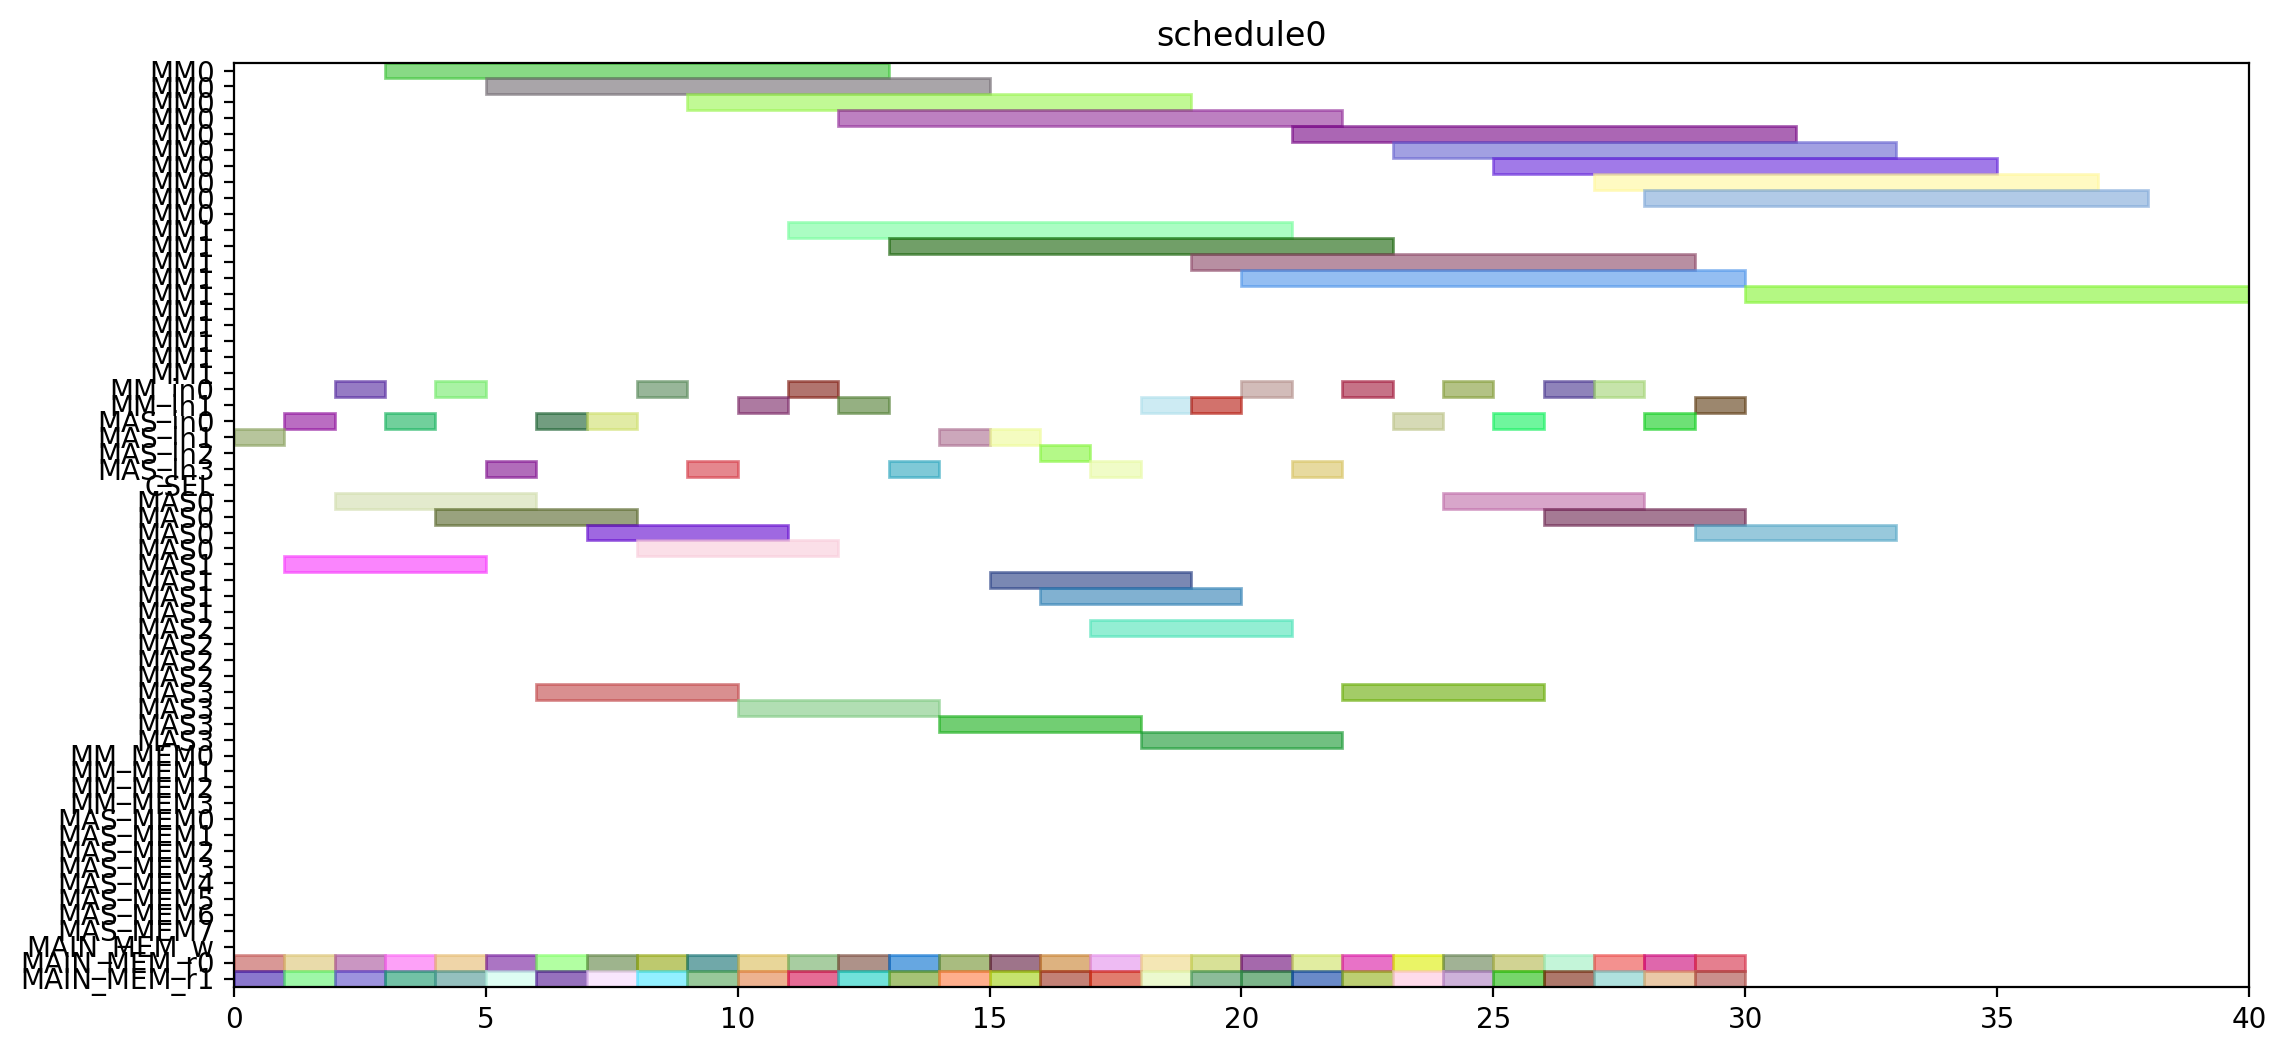

Here is the Python script that generated this plot:
from pyschedule import Scenario, solvers, plotters, alt


def solve():
	horizon = 120
	S = Scenario("schedule0", horizon=horizon)

	# resource
	MM = S.Resources('MM', num=2, size=10)
	MM_in = S.Resources('MM_in', num=2)
	MAS_in = S.Resources('MAS_in', num=4)
	CSEL = S.Resource('CSEL')
	MAS = S.Resources('MAS', num=4, size=4, periods=range(1, horizon))
	MM_MEM = S.Resources('MM_MEM', num=4)
	MAS_MEM = S.Resources('MAS_MEM', num=8)
	MAIN_MEM_w = S.Resource('MAIN_MEM_w', size=1)
	MAIN_MEM_r = S.Resources('MAIN_MEM_r', num=2)

	# result of previous scheduling

	# new tasks
	r1_t0 = S.Task('r1_t0', length=10, delay_cost=1)
	r1_t0 += alt(MM)
	r1_t0_in = S.Task('r1_t0_in', length=1, delay_cost=1)
	r1_t0_in += alt(MM_in)
	S += r1_t0_in*MM_in[0]<=r1_t0*MM[0]
	S += r1_t0_in*MM_in[1]<=r1_t0*MM[1]
	r1_t0_mem0 = S.Task('r1_t0_mem0', length=1, delay_cost=1)
	r1_t0_mem0 += MAIN_MEM_r[0]
	S += r1_t0_mem0 <= r1_t0

	r1_t0_mem1 = S.Task('r1_t0_mem1', length=1, delay_cost=1)
	r1_t0_mem1 += MAIN_MEM_r[1]
	S += r1_t0_mem1 <= r1_t0

	r1_t1 = S.Task('r1_t1', length=10, delay_cost=1)
	r1_t1 += alt(MM)
	r1_t1_in = S.Task('r1_t1_in', length=1, delay_cost=1)
	r1_t1_in += alt(MM_in)
	S += r1_t1_in*MM_in[0]<=r1_t1*MM[0]
	S += r1_t1_in*MM_in[1]<=r1_t1*MM[1]
	r1_t1_mem0 = S.Task('r1_t1_mem0', length=1, delay_cost=1)
	r1_t1_mem0 += MAIN_MEM_r[0]
	S += r1_t1_mem0 <= r1_t1

	r1_t1_mem1 = S.Task('r1_t1_mem1', length=1, delay_cost=1)
	r1_t1_mem1 += MAIN_MEM_r[1]
	S += r1_t1_mem1 <= r1_t1

	r1_t2 = S.Task('r1_t2', length=4, delay_cost=1)
	r1_t2 += alt(MAS)
	r1_t2_in = S.Task('r1_t2_in', length=1, delay_cost=1)
	r1_t2_in += alt(MAS_in)
	S += r1_t2_in*MAS_in[0]<=r1_t2*MAS[0]

	S += r1_t2_in*MAS_in[1]<=r1_t2*MAS[1]

	S += r1_t2_in*MAS_in[2]<=r1_t2*MAS[2]

	S += r1_t2_in*MAS_in[3]<=r1_t2*MAS[3]

	r1_t2_mem0 = S.Task('r1_t2_mem0', length=1, delay_cost=1)
	r1_t2_mem0 += MAIN_MEM_r[0]
	S += r1_t2_mem0 <= r1_t2

	r1_t2_mem1 = S.Task('r1_t2_mem1', length=1, delay_cost=1)
	r1_t2_mem1 += MAIN_MEM_r[1]
	S += r1_t2_mem1 <= r1_t2

	r1_t3 = S.Task('r1_t3', length=4, delay_cost=1)
	r1_t3 += alt(MAS)
	r1_t3_in = S.Task('r1_t3_in', length=1, delay_cost=1)
	r1_t3_in += alt(MAS_in)
	S += r1_t3_in*MAS_in[0]<=r1_t3*MAS[0]

	S += r1_t3_in*MAS_in[1]<=r1_t3*MAS[1]

	S += r1_t3_in*MAS_in[2]<=r1_t3*MAS[2]

	S += r1_t3_in*MAS_in[3]<=r1_t3*MAS[3]

	r1_t3_mem0 = S.Task('r1_t3_mem0', length=1, delay_cost=1)
	r1_t3_mem0 += MAIN_MEM_r[0]
	S += r1_t3_mem0 <= r1_t3

	r1_t3_mem1 = S.Task('r1_t3_mem1', length=1, delay_cost=1)
	r1_t3_mem1 += MAIN_MEM_r[1]
	S += r1_t3_mem1 <= r1_t3

	r3_t0 = S.Task('r3_t0', length=10, delay_cost=1)
	r3_t0 += alt(MM)
	r3_t0_in = S.Task('r3_t0_in', length=1, delay_cost=1)
	r3_t0_in += alt(MM_in)
	S += r3_t0_in*MM_in[0]<=r3_t0*MM[0]
	S += r3_t0_in*MM_in[1]<=r3_t0*MM[1]
	r3_t0_mem0 = S.Task('r3_t0_mem0', length=1, delay_cost=1)
	r3_t0_mem0 += MAIN_MEM_r[0]
	S += r3_t0_mem0 <= r3_t0

	r3_t0_mem1 = S.Task('r3_t0_mem1', length=1, delay_cost=1)
	r3_t0_mem1 += MAIN_MEM_r[1]
	S += r3_t0_mem1 <= r3_t0

	r3_t1 = S.Task('r3_t1', length=10, delay_cost=1)
	r3_t1 += alt(MM)
	r3_t1_in = S.Task('r3_t1_in', length=1, delay_cost=1)
	r3_t1_in += alt(MM_in)
	S += r3_t1_in*MM_in[0]<=r3_t1*MM[0]
	S += r3_t1_in*MM_in[1]<=r3_t1*MM[1]
	r3_t1_mem0 = S.Task('r3_t1_mem0', length=1, delay_cost=1)
	r3_t1_mem0 += MAIN_MEM_r[0]
	S += r3_t1_mem0 <= r3_t1

	r3_t1_mem1 = S.Task('r3_t1_mem1', length=1, delay_cost=1)
	r3_t1_mem1 += MAIN_MEM_r[1]
	S += r3_t1_mem1 <= r3_t1

	r3_t2 = S.Task('r3_t2', length=4, delay_cost=1)
	r3_t2 += alt(MAS)
	r3_t2_in = S.Task('r3_t2_in', length=1, delay_cost=1)
	r3_t2_in += alt(MAS_in)
	S += r3_t2_in*MAS_in[0]<=r3_t2*MAS[0]

	S += r3_t2_in*MAS_in[1]<=r3_t2*MAS[1]

	S += r3_t2_in*MAS_in[2]<=r3_t2*MAS[2]

	S += r3_t2_in*MAS_in[3]<=r3_t2*MAS[3]

	r3_t2_mem0 = S.Task('r3_t2_mem0', length=1, delay_cost=1)
	r3_t2_mem0 += MAIN_MEM_r[0]
	S += r3_t2_mem0 <= r3_t2

	r3_t2_mem1 = S.Task('r3_t2_mem1', length=1, delay_cost=1)
	r3_t2_mem1 += MAIN_MEM_r[1]
	S += r3_t2_mem1 <= r3_t2

	r3_t3 = S.Task('r3_t3', length=4, delay_cost=1)
	r3_t3 += alt(MAS)
	r3_t3_in = S.Task('r3_t3_in', length=1, delay_cost=1)
	r3_t3_in += alt(MAS_in)
	S += r3_t3_in*MAS_in[0]<=r3_t3*MAS[0]

	S += r3_t3_in*MAS_in[1]<=r3_t3*MAS[1]

	S += r3_t3_in*MAS_in[2]<=r3_t3*MAS[2]

	S += r3_t3_in*MAS_in[3]<=r3_t3*MAS[3]

	r3_t3_mem0 = S.Task('r3_t3_mem0', length=1, delay_cost=1)
	r3_t3_mem0 += MAIN_MEM_r[0]
	S += r3_t3_mem0 <= r3_t3

	r3_t3_mem1 = S.Task('r3_t3_mem1', length=1, delay_cost=1)
	r3_t3_mem1 += MAIN_MEM_r[1]
	S += r3_t3_mem1 <= r3_t3

	r4_t0 = S.Task('r4_t0', length=10, delay_cost=1)
	r4_t0 += alt(MM)
	r4_t0_in = S.Task('r4_t0_in', length=1, delay_cost=1)
	r4_t0_in += alt(MM_in)
	S += r4_t0_in*MM_in[0]<=r4_t0*MM[0]
	S += r4_t0_in*MM_in[1]<=r4_t0*MM[1]
	r4_t0_mem0 = S.Task('r4_t0_mem0', length=1, delay_cost=1)
	r4_t0_mem0 += MAIN_MEM_r[0]
	S += r4_t0_mem0 <= r4_t0

	r4_t0_mem1 = S.Task('r4_t0_mem1', length=1, delay_cost=1)
	r4_t0_mem1 += MAIN_MEM_r[1]
	S += r4_t0_mem1 <= r4_t0

	r4_t1 = S.Task('r4_t1', length=10, delay_cost=1)
	r4_t1 += alt(MM)
	r4_t1_in = S.Task('r4_t1_in', length=1, delay_cost=1)
	r4_t1_in += alt(MM_in)
	S += r4_t1_in*MM_in[0]<=r4_t1*MM[0]
	S += r4_t1_in*MM_in[1]<=r4_t1*MM[1]
	r4_t1_mem0 = S.Task('r4_t1_mem0', length=1, delay_cost=1)
	r4_t1_mem0 += MAIN_MEM_r[0]
	S += r4_t1_mem0 <= r4_t1

	r4_t1_mem1 = S.Task('r4_t1_mem1', length=1, delay_cost=1)
	r4_t1_mem1 += MAIN_MEM_r[1]
	S += r4_t1_mem1 <= r4_t1

	r4_t2 = S.Task('r4_t2', length=4, delay_cost=1)
	r4_t2 += alt(MAS)
	r4_t2_in = S.Task('r4_t2_in', length=1, delay_cost=1)
	r4_t2_in += alt(MAS_in)
	S += r4_t2_in*MAS_in[0]<=r4_t2*MAS[0]

	S += r4_t2_in*MAS_in[1]<=r4_t2*MAS[1]

	S += r4_t2_in*MAS_in[2]<=r4_t2*MAS[2]

	S += r4_t2_in*MAS_in[3]<=r4_t2*MAS[3]

	r4_t2_mem0 = S.Task('r4_t2_mem0', length=1, delay_cost=1)
	r4_t2_mem0 += MAIN_MEM_r[0]
	S += r4_t2_mem0 <= r4_t2

	r4_t2_mem1 = S.Task('r4_t2_mem1', length=1, delay_cost=1)
	r4_t2_mem1 += MAIN_MEM_r[1]
	S += r4_t2_mem1 <= r4_t2

	r4_t3 = S.Task('r4_t3', length=4, delay_cost=1)
	r4_t3 += alt(MAS)
	r4_t3_in = S.Task('r4_t3_in', length=1, delay_cost=1)
	r4_t3_in += alt(MAS_in)
	S += r4_t3_in*MAS_in[0]<=r4_t3*MAS[0]

	S += r4_t3_in*MAS_in[1]<=r4_t3*MAS[1]

	S += r4_t3_in*MAS_in[2]<=r4_t3*MAS[2]

	S += r4_t3_in*MAS_in[3]<=r4_t3*MAS[3]

	r4_t3_mem0 = S.Task('r4_t3_mem0', length=1, delay_cost=1)
	r4_t3_mem0 += MAIN_MEM_r[0]
	S += r4_t3_mem0 <= r4_t3

	r4_t3_mem1 = S.Task('r4_t3_mem1', length=1, delay_cost=1)
	r4_t3_mem1 += MAIN_MEM_r[1]
	S += r4_t3_mem1 <= r4_t3

	r5_t0 = S.Task('r5_t0', length=10, delay_cost=1)
	r5_t0 += alt(MM)
	r5_t0_in = S.Task('r5_t0_in', length=1, delay_cost=1)
	r5_t0_in += alt(MM_in)
	S += r5_t0_in*MM_in[0]<=r5_t0*MM[0]
	S += r5_t0_in*MM_in[1]<=r5_t0*MM[1]
	r5_t0_mem0 = S.Task('r5_t0_mem0', length=1, delay_cost=1)
	r5_t0_mem0 += MAIN_MEM_r[0]
	S += r5_t0_mem0 <= r5_t0

	r5_t0_mem1 = S.Task('r5_t0_mem1', length=1, delay_cost=1)
	r5_t0_mem1 += MAIN_MEM_r[1]
	S += r5_t0_mem1 <= r5_t0

	r5_t1 = S.Task('r5_t1', length=10, delay_cost=1)
	r5_t1 += alt(MM)
	r5_t1_in = S.Task('r5_t1_in', length=1, delay_cost=1)
	r5_t1_in += alt(MM_in)
	S += r5_t1_in*MM_in[0]<=r5_t1*MM[0]
	S += r5_t1_in*MM_in[1]<=r5_t1*MM[1]
	r5_t1_mem0 = S.Task('r5_t1_mem0', length=1, delay_cost=1)
	r5_t1_mem0 += MAIN_MEM_r[0]
	S += r5_t1_mem0 <= r5_t1

	r5_t1_mem1 = S.Task('r5_t1_mem1', length=1, delay_cost=1)
	r5_t1_mem1 += MAIN_MEM_r[1]
	S += r5_t1_mem1 <= r5_t1

	r5_t2 = S.Task('r5_t2', length=4, delay_cost=1)
	r5_t2 += alt(MAS)
	r5_t2_in = S.Task('r5_t2_in', length=1, delay_cost=1)
	r5_t2_in += alt(MAS_in)
	S += r5_t2_in*MAS_in[0]<=r5_t2*MAS[0]

	S += r5_t2_in*MAS_in[1]<=r5_t2*MAS[1]

	S += r5_t2_in*MAS_in[2]<=r5_t2*MAS[2]

	S += r5_t2_in*MAS_in[3]<=r5_t2*MAS[3]

	r5_t2_mem0 = S.Task('r5_t2_mem0', length=1, delay_cost=1)
	r5_t2_mem0 += MAIN_MEM_r[0]
	S += r5_t2_mem0 <= r5_t2

	r5_t2_mem1 = S.Task('r5_t2_mem1', length=1, delay_cost=1)
	r5_t2_mem1 += MAIN_MEM_r[1]
	S += r5_t2_mem1 <= r5_t2

	r5_t3 = S.Task('r5_t3', length=4, delay_cost=1)
	r5_t3 += alt(MAS)
	r5_t3_in = S.Task('r5_t3_in', length=1, delay_cost=1)
	r5_t3_in += alt(MAS_in)
	S += r5_t3_in*MAS_in[0]<=r5_t3*MAS[0]

	S += r5_t3_in*MAS_in[1]<=r5_t3*MAS[1]

	S += r5_t3_in*MAS_in[2]<=r5_t3*MAS[2]

	S += r5_t3_in*MAS_in[3]<=r5_t3*MAS[3]

	r5_t3_mem0 = S.Task('r5_t3_mem0', length=1, delay_cost=1)
	r5_t3_mem0 += MAIN_MEM_r[0]
	S += r5_t3_mem0 <= r5_t3

	r5_t3_mem1 = S.Task('r5_t3_mem1', length=1, delay_cost=1)
	r5_t3_mem1 += MAIN_MEM_r[1]
	S += r5_t3_mem1 <= r5_t3

	r6_t0 = S.Task('r6_t0', length=10, delay_cost=1)
	r6_t0 += alt(MM)
	r6_t0_in = S.Task('r6_t0_in', length=1, delay_cost=1)
	r6_t0_in += alt(MM_in)
	S += r6_t0_in*MM_in[0]<=r6_t0*MM[0]
	S += r6_t0_in*MM_in[1]<=r6_t0*MM[1]
	r6_t0_mem0 = S.Task('r6_t0_mem0', length=1, delay_cost=1)
	r6_t0_mem0 += MAIN_MEM_r[0]
	S += r6_t0_mem0 <= r6_t0

	r6_t0_mem1 = S.Task('r6_t0_mem1', length=1, delay_cost=1)
	r6_t0_mem1 += MAIN_MEM_r[1]
	S += r6_t0_mem1 <= r6_t0

	r6_t1 = S.Task('r6_t1', length=10, delay_cost=1)
	r6_t1 += alt(MM)
	r6_t1_in = S.Task('r6_t1_in', length=1, delay_cost=1)
	r6_t1_in += alt(MM_in)
	S += r6_t1_in*MM_in[0]<=r6_t1*MM[0]
	S += r6_t1_in*MM_in[1]<=r6_t1*MM[1]
	r6_t1_mem0 = S.Task('r6_t1_mem0', length=1, delay_cost=1)
	r6_t1_mem0 += MAIN_MEM_r[0]
	S += r6_t1_mem0 <= r6_t1

	r6_t1_mem1 = S.Task('r6_t1_mem1', length=1, delay_cost=1)
	r6_t1_mem1 += MAIN_MEM_r[1]
	S += r6_t1_mem1 <= r6_t1

	r6_t2 = S.Task('r6_t2', length=4, delay_cost=1)
	r6_t2 += alt(MAS)
	r6_t2_in = S.Task('r6_t2_in', length=1, delay_cost=1)
	r6_t2_in += alt(MAS_in)
	S += r6_t2_in*MAS_in[0]<=r6_t2*MAS[0]

	S += r6_t2_in*MAS_in[1]<=r6_t2*MAS[1]

	S += r6_t2_in*MAS_in[2]<=r6_t2*MAS[2]

	S += r6_t2_in*MAS_in[3]<=r6_t2*MAS[3]

	r6_t2_mem0 = S.Task('r6_t2_mem0', length=1, delay_cost=1)
	r6_t2_mem0 += MAIN_MEM_r[0]
	S += r6_t2_mem0 <= r6_t2

	r6_t2_mem1 = S.Task('r6_t2_mem1', length=1, delay_cost=1)
	r6_t2_mem1 += MAIN_MEM_r[1]
	S += r6_t2_mem1 <= r6_t2

	r6_t3 = S.Task('r6_t3', length=4, delay_cost=1)
	r6_t3 += alt(MAS)
	r6_t3_in = S.Task('r6_t3_in', length=1, delay_cost=1)
	r6_t3_in += alt(MAS_in)
	S += r6_t3_in*MAS_in[0]<=r6_t3*MAS[0]

	S += r6_t3_in*MAS_in[1]<=r6_t3*MAS[1]

	S += r6_t3_in*MAS_in[2]<=r6_t3*MAS[2]

	S += r6_t3_in*MAS_in[3]<=r6_t3*MAS[3]

	r6_t3_mem0 = S.Task('r6_t3_mem0', length=1, delay_cost=1)
	r6_t3_mem0 += MAIN_MEM_r[0]
	S += r6_t3_mem0 <= r6_t3

	r6_t3_mem1 = S.Task('r6_t3_mem1', length=1, delay_cost=1)
	r6_t3_mem1 += MAIN_MEM_r[1]
	S += r6_t3_mem1 <= r6_t3

	r9_t2 = S.Task('r9_t2', length=4, delay_cost=1)
	r9_t2 += alt(MAS)
	r9_t2_in = S.Task('r9_t2_in', length=1, delay_cost=1)
	r9_t2_in += alt(MAS_in)
	S += r9_t2_in*MAS_in[0]<=r9_t2*MAS[0]

	S += r9_t2_in*MAS_in[1]<=r9_t2*MAS[1]

	S += r9_t2_in*MAS_in[2]<=r9_t2*MAS[2]

	S += r9_t2_in*MAS_in[3]<=r9_t2*MAS[3]

	r9_t2_mem0 = S.Task('r9_t2_mem0', length=1, delay_cost=1)
	r9_t2_mem0 += MAIN_MEM_r[0]
	S += r9_t2_mem0 <= r9_t2

	r9_t2_mem1 = S.Task('r9_t2_mem1', length=1, delay_cost=1)
	r9_t2_mem1 += MAIN_MEM_r[1]
	S += r9_t2_mem1 <= r9_t2

	r12_t0 = S.Task('r12_t0', length=10, delay_cost=1)
	r12_t0 += alt(MM)
	r12_t0_in = S.Task('r12_t0_in', length=1, delay_cost=1)
	r12_t0_in += alt(MM_in)
	S += r12_t0_in*MM_in[0]<=r12_t0*MM[0]
	S += r12_t0_in*MM_in[1]<=r12_t0*MM[1]
	r12_t0_mem0 = S.Task('r12_t0_mem0', length=1, delay_cost=1)
	r12_t0_mem0 += MAIN_MEM_r[0]
	S += r12_t0_mem0 <= r12_t0

	r12_t0_mem1 = S.Task('r12_t0_mem1', length=1, delay_cost=1)
	r12_t0_mem1 += MAIN_MEM_r[1]
	S += r12_t0_mem1 <= r12_t0

	r12_t1 = S.Task('r12_t1', length=10, delay_cost=1)
	r12_t1 += alt(MM)
	r12_t1_in = S.Task('r12_t1_in', length=1, delay_cost=1)
	r12_t1_in += alt(MM_in)
	S += r12_t1_in*MM_in[0]<=r12_t1*MM[0]
	S += r12_t1_in*MM_in[1]<=r12_t1*MM[1]
	r12_t1_mem0 = S.Task('r12_t1_mem0', length=1, delay_cost=1)
	r12_t1_mem0 += MAIN_MEM_r[0]
	S += r12_t1_mem0 <= r12_t1

	r12_t1_mem1 = S.Task('r12_t1_mem1', length=1, delay_cost=1)
	r12_t1_mem1 += MAIN_MEM_r[1]
	S += r12_t1_mem1 <= r12_t1

	r12_t2 = S.Task('r12_t2', length=4, delay_cost=1)
	r12_t2 += alt(MAS)
	r12_t2_in = S.Task('r12_t2_in', length=1, delay_cost=1)
	r12_t2_in += alt(MAS_in)
	S += r12_t2_in*MAS_in[0]<=r12_t2*MAS[0]

	S += r12_t2_in*MAS_in[1]<=r12_t2*MAS[1]

	S += r12_t2_in*MAS_in[2]<=r12_t2*MAS[2]

	S += r12_t2_in*MAS_in[3]<=r12_t2*MAS[3]

	r12_t2_mem0 = S.Task('r12_t2_mem0', length=1, delay_cost=1)
	r12_t2_mem0 += MAIN_MEM_r[0]
	S += r12_t2_mem0 <= r12_t2

	r12_t2_mem1 = S.Task('r12_t2_mem1', length=1, delay_cost=1)
	r12_t2_mem1 += MAIN_MEM_r[1]
	S += r12_t2_mem1 <= r12_t2

	r12_t3 = S.Task('r12_t3', length=4, delay_cost=1)
	r12_t3 += alt(MAS)
	r12_t3_in = S.Task('r12_t3_in', length=1, delay_cost=1)
	r12_t3_in += alt(MAS_in)
	S += r12_t3_in*MAS_in[0]<=r12_t3*MAS[0]

	S += r12_t3_in*MAS_in[1]<=r12_t3*MAS[1]

	S += r12_t3_in*MAS_in[2]<=r12_t3*MAS[2]

	S += r12_t3_in*MAS_in[3]<=r12_t3*MAS[3]

	r12_t3_mem0 = S.Task('r12_t3_mem0', length=1, delay_cost=1)
	r12_t3_mem0 += MAIN_MEM_r[0]
	S += r12_t3_mem0 <= r12_t3

	r12_t3_mem1 = S.Task('r12_t3_mem1', length=1, delay_cost=1)
	r12_t3_mem1 += MAIN_MEM_r[1]
	S += r12_t3_mem1 <= r12_t3

	r13_t0 = S.Task('r13_t0', length=10, delay_cost=1)
	r13_t0 += alt(MM)
	r13_t0_in = S.Task('r13_t0_in', length=1, delay_cost=1)
	r13_t0_in += alt(MM_in)
	S += r13_t0_in*MM_in[0]<=r13_t0*MM[0]
	S += r13_t0_in*MM_in[1]<=r13_t0*MM[1]
	r13_t0_mem0 = S.Task('r13_t0_mem0', length=1, delay_cost=1)
	r13_t0_mem0 += MAIN_MEM_r[0]
	S += r13_t0_mem0 <= r13_t0

	r13_t0_mem1 = S.Task('r13_t0_mem1', length=1, delay_cost=1)
	r13_t0_mem1 += MAIN_MEM_r[1]
	S += r13_t0_mem1 <= r13_t0

	r13_t1 = S.Task('r13_t1', length=10, delay_cost=1)
	r13_t1 += alt(MM)
	r13_t1_in = S.Task('r13_t1_in', length=1, delay_cost=1)
	r13_t1_in += alt(MM_in)
	S += r13_t1_in*MM_in[0]<=r13_t1*MM[0]
	S += r13_t1_in*MM_in[1]<=r13_t1*MM[1]
	r13_t1_mem0 = S.Task('r13_t1_mem0', length=1, delay_cost=1)
	r13_t1_mem0 += MAIN_MEM_r[0]
	S += r13_t1_mem0 <= r13_t1

	r13_t1_mem1 = S.Task('r13_t1_mem1', length=1, delay_cost=1)
	r13_t1_mem1 += MAIN_MEM_r[1]
	S += r13_t1_mem1 <= r13_t1

	r13_t2 = S.Task('r13_t2', length=4, delay_cost=1)
	r13_t2 += alt(MAS)
	r13_t2_in = S.Task('r13_t2_in', length=1, delay_cost=1)
	r13_t2_in += alt(MAS_in)
	S += r13_t2_in*MAS_in[0]<=r13_t2*MAS[0]

	S += r13_t2_in*MAS_in[1]<=r13_t2*MAS[1]

	S += r13_t2_in*MAS_in[2]<=r13_t2*MAS[2]

	S += r13_t2_in*MAS_in[3]<=r13_t2*MAS[3]

	r13_t2_mem0 = S.Task('r13_t2_mem0', length=1, delay_cost=1)
	r13_t2_mem0 += MAIN_MEM_r[0]
	S += r13_t2_mem0 <= r13_t2

	r13_t2_mem1 = S.Task('r13_t2_mem1', length=1, delay_cost=1)
	r13_t2_mem1 += MAIN_MEM_r[1]
	S += r13_t2_mem1 <= r13_t2

	r13_t3 = S.Task('r13_t3', length=4, delay_cost=1)
	r13_t3 += alt(MAS)
	r13_t3_in = S.Task('r13_t3_in', length=1, delay_cost=1)
	r13_t3_in += alt(MAS_in)
	S += r13_t3_in*MAS_in[0]<=r13_t3*MAS[0]

	S += r13_t3_in*MAS_in[1]<=r13_t3*MAS[1]

	S += r13_t3_in*MAS_in[2]<=r13_t3*MAS[2]

	S += r13_t3_in*MAS_in[3]<=r13_t3*MAS[3]

	r13_t3_mem0 = S.Task('r13_t3_mem0', length=1, delay_cost=1)
	r13_t3_mem0 += MAIN_MEM_r[0]
	S += r13_t3_mem0 <= r13_t3

	r13_t3_mem1 = S.Task('r13_t3_mem1', length=1, delay_cost=1)
	r13_t3_mem1 += MAIN_MEM_r[1]
	S += r13_t3_mem1 <= r13_t3

	r16_t3 = S.Task('r16_t3', length=4, delay_cost=1)
	r16_t3 += alt(MAS)
	r16_t3_in = S.Task('r16_t3_in', length=1, delay_cost=1)
	r16_t3_in += alt(MAS_in)
	S += r16_t3_in*MAS_in[0]<=r16_t3*MAS[0]

	S += r16_t3_in*MAS_in[1]<=r16_t3*MAS[1]

	S += r16_t3_in*MAS_in[2]<=r16_t3*MAS[2]

	S += r16_t3_in*MAS_in[3]<=r16_t3*MAS[3]

	r16_t3_mem0 = S.Task('r16_t3_mem0', length=1, delay_cost=1)
	r16_t3_mem0 += MAIN_MEM_r[0]
	S += r16_t3_mem0 <= r16_t3

	r16_t3_mem1 = S.Task('r16_t3_mem1', length=1, delay_cost=1)
	r16_t3_mem1 += MAIN_MEM_r[1]
	S += r16_t3_mem1 <= r16_t3

	solvers.mip.solve(S,msg=1,kind='CPLEX',ratio_gap=1.01)

	solution = [['hoge']*len(S.solution()[1]) for i in range(len(S.solution()))]
	for i in range(len(S.solution())):
		for j in range(len(S.solution()[i])):
			solution[i][j]=str(S.solution()[i][j])
	print(solution)

	cycles = int(solution[-1][3])

	pic_file_name = "/mnt/rose/usr1/fukuda/ABE/multiRAM_multiMAS_16mux/scheduling_result/stage10MM2_stage4MAS4/EP2_YRECOVER/schedule0.png"
	if(S.solution() != []):
		plotters.matplotlib.plot(S,img_filename=pic_file_name, show_task_labels=False, fig_size=(cycles*0.25+3, 6))

	return solution
